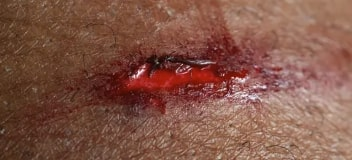
#> input picture ComputerVision/images/wound1.jpg, 352 x 160 px, found by its file name
$ python valuable_area.py
#> lines starting #> are read from the running program, lines starting #| are printed output that depends on the picture; after the words box and inside, x2 and y2 are one past the last pixel; in counts of white or black regions, pixels touching at a corner belong together
import cv2
import numpy as np

class ImgProcessor:
    def __init__(self, path, imName):
#> called with path = '/images/', imName = 'wound1.jpg'
        self.path = path
        self.imName = imName
        self.original = cv2.imread(self.path+self.imName)
#> self.original is the input picture: shape (160, 352, 3); mean B, G, R 71, 85.8, 130.9

    def imProcess(self, ksmooth=7, kdilate=3, thlow=50, thigh= 100):
        # Read Image in BGR format
        img_bgr = self.original.copy()
        # Convert Image to Gray
        img_gray= cv2.cvtColor(img_bgr, cv2.COLOR_BGR2GRAY)
        # Gaussian Filtering for Noise Removal
        gauss = cv2.GaussianBlur(img_gray, (ksmooth, ksmooth), 0)
        # Canny Edge Detection
        edges = cv2.Canny(gauss, thlow, thigh, 10)
        # Morphological Dilation
        # TODO: experiment diferent kernels
        kernel = np.ones((kdilate, kdilate), 'uint8')
        dil = cv2.dilate(edges, kernel)

        return dil

    def largestCC(self, imBW):
        # Extract Largest Connected Component
        # Source: https://stackoverflow.com/a/47057324
        image = imBW.astype('uint8')
        nb_components, output, stats, centroids = cv2.connectedComponentsWithStats(image, connectivity=4)
        sizes = stats[:, -1]

        max_label = 1
        max_size = sizes[1]
        for i in range(2, nb_components):
            if sizes[i] > max_size:
                max_label = i
                max_size = sizes[i]

        img2 = np.zeros(output.shape)
        img2[output == max_label] = 255
        return img2

    def maskCorners(self, mask, outval=1):
        y0 = np.min(np.nonzero(mask.sum(axis=1))[0])
        y1 = np.max(np.nonzero(mask.sum(axis=1))[0])
        x0 = np.min(np.nonzero(mask.sum(axis=0))[0])
        x1 = np.max(np.nonzero(mask.sum(axis=0))[0])
        output = np.zeros_like(mask)
        output[y0:y1, x0:x1] = outval
        return output

    def extractROI(self):
        im = self.imProcess()
#> in imProcess, `gauss = cv2.GaussianBlur(img_gray, (ksmooth, ksmooth), 0)`:
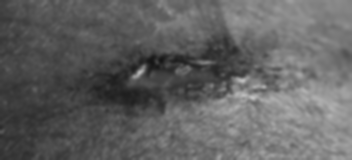
#> gauss: shape (160, 352); min 21, max 195, mean 97.6
#> in imProcess, `edges = cv2.Canny(gauss, thlow, thigh, 10)`:
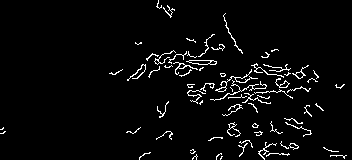
#> edges: shape (160, 352); 3.7% white in thin lines or dots
#> in imProcess, `dil = cv2.dilate(edges, kernel)`:
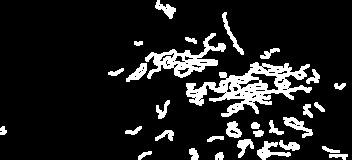
#> dil: shape (160, 352); 12.2% white; 31 white regions, largest, box (x1, y1, x2, y2) and area: (186, 62, 312, 117) 2624, (145, 33, 226, 79) 1210, (257, 141, 291, 160) 269
        lgcc = self.largestCC(im)
#> in largestCC, `nb_components, output, stats, centroids = cv2.connectedComponentsWithS..`:
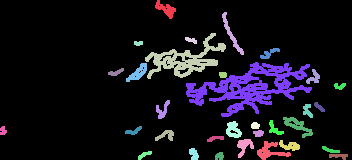
#> output: shape (160, 352) int32; 33 distinct labels, from 0 to 32; one colour per label, 0 black
#> in largestCC, `nb_components, output, stats, centroids = cv2.connectedComponentsWithS..`: nb_components = 33; stats = 33 rows, first 6: [0, 0, 352, 160, 49433], [155, 0, 21, 19, 174], [222, 12, 22, 43, 193], [145, 33, 81, 46, 1210], [185, 37, 12, 7, 50], [134, 41, 9, 5, 38]; centroids = 33 pairs, first value 2.68 to 339.4, second value 8.82 to 155.8
#> in largestCC, `sizes = stats[:, -1]`: sizes = 33 values, max 49433 at index 0, min 38 at index 5, mean 1706.7
#> in largestCC, `max_size = sizes[1]`: max_size = 174
#> the loop in largestCC, `for i in range(2, nb_components):` made 31 passes
#> max_size on passes 1, 2, 6: 193, 1210, 2580
#> after the loop in largestCC, `for i in range(2, nb_components):`: max_label = 7; max_size = 2580
        lgcc = lgcc.astype(np.uint8)
        roi = self.maskCorners(lgcc)
        # TODO mask BGR with this mask
        exroi = cv2.bitwise_and(self.original, self.original, mask = roi)
        return exroi

    def show_res(self):
        result = self.extractROI()
#> in extractROI, `lgcc = self.largestCC(im)`:
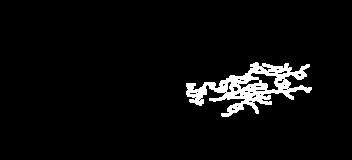
#> lgcc: shape (160, 352) float64; 4.6% white; 1 white region, box (x1, y1, x2, y2) and area: (186, 62, 312, 117) 2580
#> in maskCorners, `y0 = np.min(np.nonzero(mask.sum(axis=1))[0])`: y0 = 62
#> in maskCorners, `y1 = np.max(np.nonzero(mask.sum(axis=1))[0])`: y1 = 116
#> in maskCorners, `x0 = np.min(np.nonzero(mask.sum(axis=0))[0])`: x0 = 186
#> in maskCorners, `x1 = np.max(np.nonzero(mask.sum(axis=0))[0])`: x1 = 311
#> in extractROI, `roi = self.maskCorners(lgcc)`:
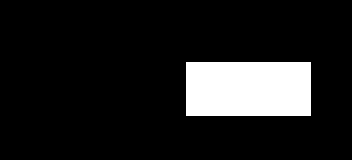
#> roi: shape (160, 352); values 0 (black) and 1 (white), 12% white; 1 white region, box (x1, y1, x2, y2) and area: (186, 62, 311, 116) 6750
#> in extractROI, `exroi = cv2.bitwise_and(self.original, self.original, mask = roi)`:
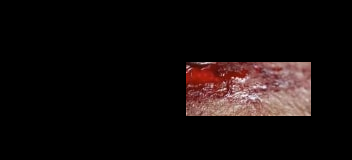
#> exroi: shape (160, 352, 3); mean B, G, R 11.3, 11.9, 18.5
        cv2.namedWindow("Result", cv2.WINDOW_NORMAL)
        cv2.imshow("Result", result)
        cv2.waitKey(0)

# ==============================================
if __name__ == "__main__":
    # TODO: change the path, and image name to suit your needs
    impr_ = ImgProcessor(path="/images/", imName="wound1.jpg")
    res = impr_.show_res()

$ run again, with ComputerVision/images/ankle2.jpg copied over ComputerVision/images/wound1.jpg
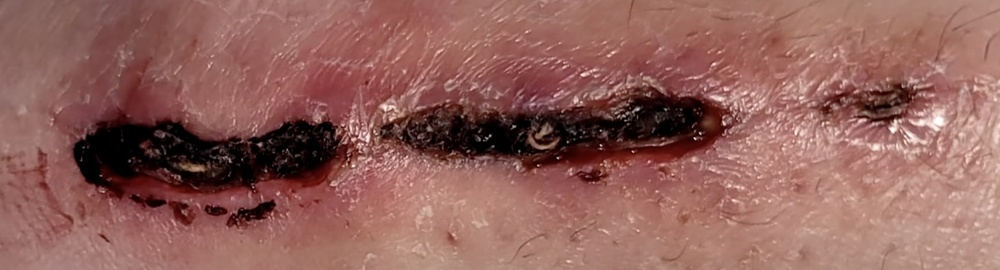
#> input picture ComputerVision/images/ankle2.jpg, 1000 x 270 px, shrunk from 1742 x 470 before the run, found by its file name
#> in __init__, self.original is the input picture: shape (270, 1000, 3); mean B, G, R 90.9, 97.6, 145.6
#> edges: shape (270, 1000); 5.4% white in thin lines or dots, all inside (x1, y1, x2, y2) = (20, 17, 1000, 263)
#> dil: shape (270, 1000); 17.3% white; 101 white regions, largest, box (x1, y1, x2, y2) and area: (465, 50, 1000, 184) 21264, (122, 47, 572, 230) 12451, (71, 119, 202, 232) 1693
#> in largestCC, `nb_components, output, stats, centroids = cv2.connectedComponentsWithS..`:
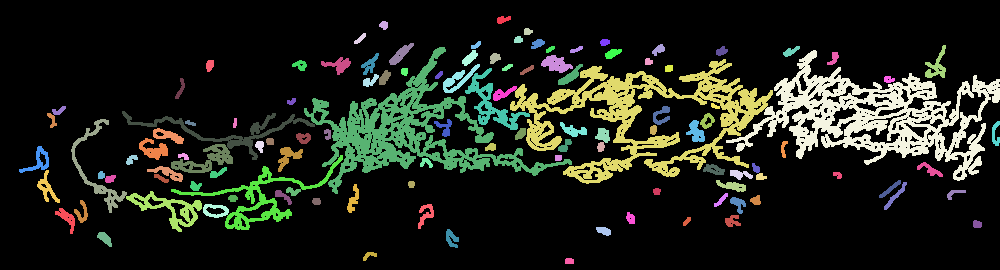
#> output: shape (270, 1000) int32; 118 distinct labels, from 0 to 117; one colour per label, 0 black
#> nb_components = 118; stats = 118 rows, first 6: [0, 0, 1000, 270, 223280], [497, 16, 14, 8, 77], [379, 21, 9, 9, 60], [524, 28, 9, 7, 50], [354, 33, 12, 11, 60], [514, 36, 9, 7, 52]; centroids = 118 pairs, first value 37.94 to 995.2, second value 19.17 to 260.6
#> sizes = 118 values, max 223280 at index 0, min 33 at index 49, mean 2288.1
#> in largestCC, `max_size = sizes[1]`: max_size = 77
#> the loop in largestCC, `for i in range(2, nb_components):` made 116 passes
#> max_size on passes 5, 8, 10, 15, 18: 91, 219, 292, 8350, 10868
#> after the loop in largestCC, `for i in range(2, nb_components):`: max_label = 19; max_size = 10868
#> y0 = 50
#> y1 = 180
#> x0 = 726
#> x1 = 999
#> roi: shape (270, 1000); values 0 (black) and 1 (white), 13.1% white; 1 white region, box (x1, y1, x2, y2) and area: (726, 50, 999, 180) 35490
#> in extractROI, `exroi = cv2.bitwise_and(self.original, self.original, mask = roi)`:
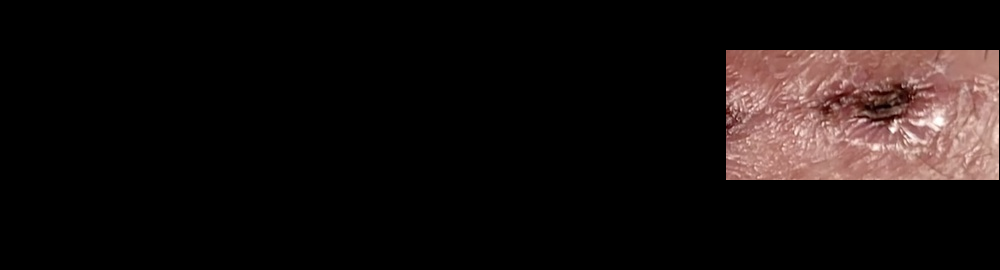
#> exroi: shape (270, 1000, 3); mean B, G, R 14.9, 16, 22.6
